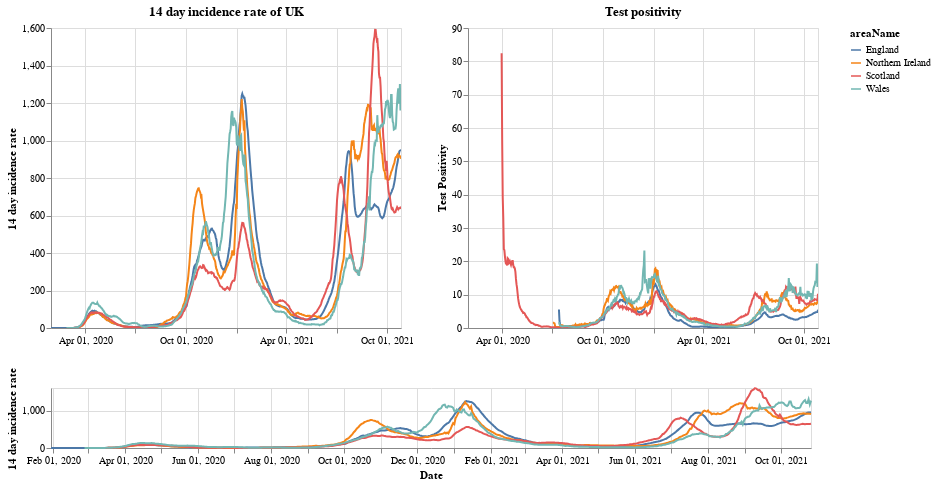

The code cell stored with this chart in its notebook:
### Markdown cell above
# Plots

First a plot with each country in the UK. The top right shows the positivity rate for (which is the percentage of registered tests which were positive) while the top left is the 14 day incidence rate. The bottom chart can be used to select the timeframe (does not work on a mobile device).

### Code cell
#collapse
brush = alt.selection(type='interval', name='DateBrush',encodings=['x'],fields=['Time'])
leg_selection = alt.selection_multi(fields=['areaName'], bind='legend')

base = alt.Chart(uk_cases).mark_line().encode(
    x=alt.X("yearmonthdate(date):T", axis=alt.Axis(title='Date')),
    y=alt.Y("twoWeeklyCasesRate:Q", axis=alt.Axis(title='14 day incidence rate')),
    tooltip=['areaName', 'date','twoWeeklyCasesRate', 'testPositivity'],
    color='areaName',
    opacity=alt.condition(leg_selection, alt.value(2), alt.value(0.1))
).add_selection(leg_selection).properties(width=350)

upper = base.encode(alt.X('yearmonthdate(date):T', axis=alt.Axis(title=''),
                         scale=alt.Scale(domain=brush))
                   ).properties(title=f'14 day incidence rate of UK')
upper_right = upper.encode(alt.Y('testPositivity:Q', axis=alt.Axis(title='Test Positivity'))).properties(title='Test positivity')
lower = base.properties(height=60, width = 760).add_selection(brush)

(upper | upper_right) & lower

### Figure 1 — Vega-Lite specification as saved in the notebook (floating-point values rounded to 4 significant figures; data arrays with more than 128 entries replaced by an {"elided": "..."} marker saying what was removed)
{"config": {"view": {"continuousWidth": 400, "continuousHeight": 300}}, "vconcat": [{"hconcat": [{"mark": "line", "encoding": {"color": {"type": "nominal", "field": "areaName"}, "opacity": {"condition": {"value": 2, "selection": "selector001"}, "value": 0.1}, "tooltip": [{"type": "nominal", "field": "areaName"}, {"type": "temporal", "field": "date"}, {"type": "quantitative", "field": "twoWeeklyCasesRate"}, {"type": "quantitative", "field": "testPositivity"}], "x": {"type": "temporal", "axis": {"title": ""}, "field": "date", "scale": {"domain": {"selection": "DateBrush"}}, "timeUnit": "yearmonthdate"}, "y": {"type": "quantitative", "axis": {"title": "14 day incidence rate"}, "field": "twoWeeklyCasesRate"}}, "selection": {"selector001": {"type": "multi", "fields": ["areaName"], "bind": "legend"}}, "title": "14 day incidence rate of UK", "width": 350}, {"mark": "line", "encoding": {"color": {"type": "nominal", "field": "areaName"}, "opacity": {"condition": {"value": 2, "selection": "selector001"}, "value": 0.1}, "tooltip": [{"type": "nominal", "field": "areaName"}, {"type": "temporal", "field": "date"}, {"type": "quantitative", "field": "twoWeeklyCasesRate"}, {"type": "quantitative", "field": "testPositivity"}], "x": {"type": "temporal", "axis": {"title": ""}, "field": "date", "scale": {"domain": {"selection": "DateBrush"}}, "timeUnit": "yearmonthdate"}, "y": {"type": "quantitative", "axis": {"title": "Test Positivity"}, "field": "testPositivity"}}, "selection": {"selector001": {"type": "multi", "fields": ["areaName"], "bind": "legend"}}, "title": "Test positivity", "width": 350}]}, {"mark": "line", "encoding": {"color": {"type": "nominal", "field": "areaName"}, "opacity": {"condition": {"value": 2, "selection": "selector001"}, "value": 0.1}, "tooltip": [{"type": "nominal", "field": "areaName"}, {"type": "temporal", "field": "date"}, {"type": "quantitative", "field": "twoWeeklyCasesRate"}, {"type": "quantitative", "field": "testPositivity"}], "x": {"type": "temporal", "axis": {"title": "Date"}, "field": "date", "timeUnit": "yearmonthdate"}, "y": {"type": "quantitative", "axis": {"title": "14 day incidence rate"}, "field": "twoWeeklyCasesRate"}}, "height": 60, "selection": {"selector001": {"type": "multi", "fields": ["areaName"], "bind": "legend"}, "DateBrush": {"type": "interval", "encodings": ["x"], "fields": ["Time"]}}, "width": 760}], "data": {"name": "data-7b2365fc6e1d35916021db037ec4d290"}, "$schema": "https://vega.github.io/schema/vega-lite/v4.8.1.json", "datasets": {"data-7b2365fc6e1d35916021db037ec4d290": {"elided": "2452 records"}}}
